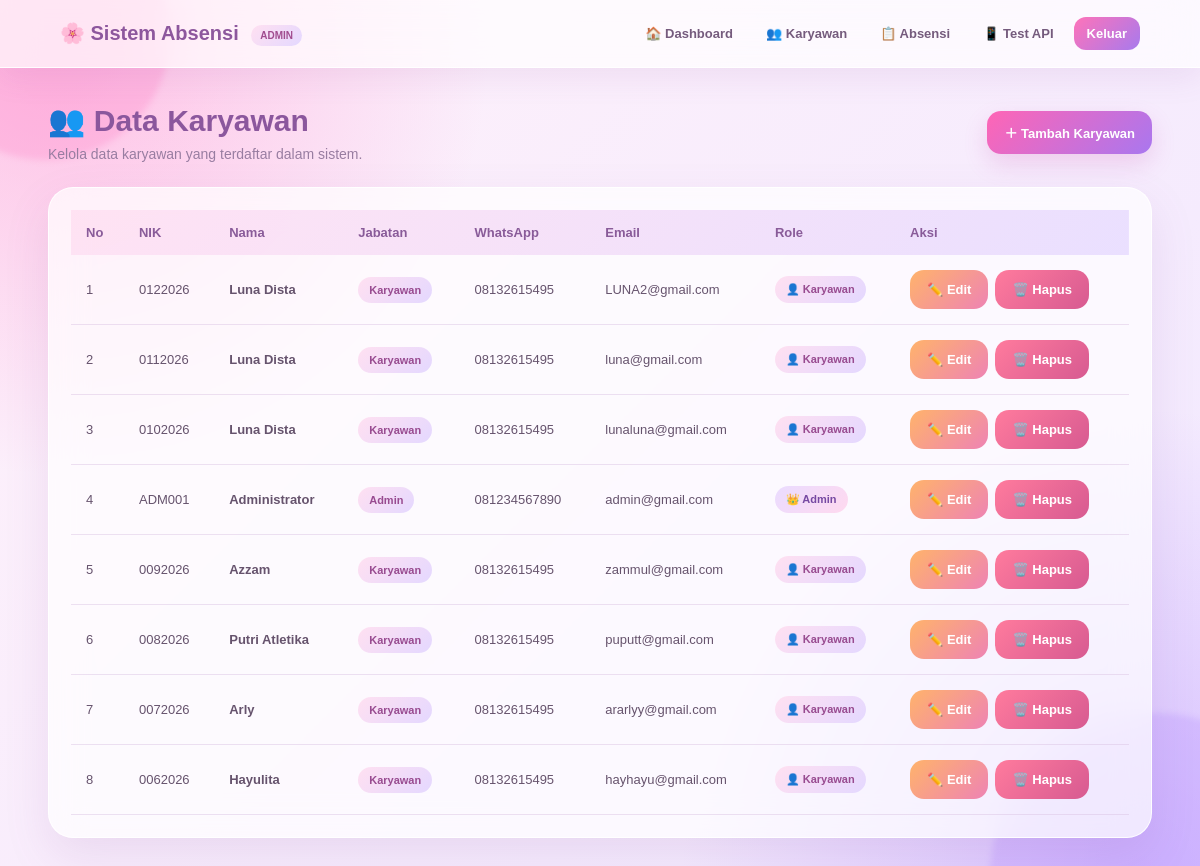
The app's page /karyawan/index.php (signed in) with its own data.
### tables this page shows
CREATE TABLE `karyawan` (
  `id` int(11) NOT NULL,
  `nik` varchar(50) NOT NULL,
  `nama` varchar(100) NOT NULL,
  `jabatan` varchar(100) NOT NULL,
  `no_hp` varchar(20) NOT NULL,
  `email` varchar(100) NOT NULL,
  `password` varchar(255) NOT NULL,
  `role` enum('admin','karyawan') NOT NULL DEFAULT 'karyawan',
  `created_at` timestamp NOT NULL DEFAULT current_timestamp()
);

### karyawan/index.php (the view, shortened to what this page needs)
<?php
require_once "../config/database.php";
$query = $conn->query("
    SELECT id, nik, nama, jabatan, no_hp, email, role, created_at
    FROM karyawan
    ORDER BY id DESC
");
?>
<!DOCTYPE html>
<html lang="id">
<head>
</head>
<body>
<nav class="navbar">
    <div class="logo">
        🌸 Sistem Absensi
        <span class="admin-label">
            ADMIN
        </span>
    </div>
    <div class="nav-links">
        <a href="../admin/index.php">
            🏠 Dashboard
        </a>
        <a href="index.php">
            👥 Karyawan
        </a>
        <a href="../absensi/index.php">
            📋 Absensi
        </a>
        <a href="../test_api.php">
            📱 Test API
        </a>
        <a
            href="../auth/logout.php"
            class="logout"
        >
            Keluar
        </a>
    </div>
</nav>
<div class="container">
    <div class="header">
        <div>
            <h1>
                👥 Data Karyawan
            </h1>
            <p>
                Kelola data karyawan yang terdaftar
                dalam sistem.
            </p>
        </div>
        <a
            href="tambah.php"
            class="btn btn-tambah"
        >
            ＋ Tambah Karyawan
        </a>
    </div>
    <div class="card">
        <?php if ($query->num_rows > 0): ?>
            <div class="table-wrapper">
                <table>
                    <thead>
                        <tr>
                            <th>No</th>
                            <th>NIK</th>
                            <th>Nama</th>
                            <th>Jabatan</th>
                            <th>WhatsApp</th>
                            <th>Email</th>
                            <th>Role</th>
                            <th>Aksi</th>
                        </tr>
                    </thead>
                    <tbody>
                        <?php $no = 1; ?>
                        <?php while ($row = $query->fetch_assoc()): ?>
                            <tr>
                                <td>
                                    <?= $no++; ?>
                                </td>
                                <td>
                                    <?= htmlspecialchars(
                                        $row["nik"]
                                    ); ?>
                                </td>
                                <td>
                                    <strong>
                                        <?= htmlspecialchars(
                                            $row["nama"]
                                        ); ?>
                                    </strong>
                                </td>
                                <td>
                                    <span class="badge">
                                        <?= htmlspecialchars(
                                            $row["jabatan"]
                                        ); ?>
                                    </span>
                                </td>
                                <td>
                                    <?= htmlspecialchars(
                                        $row["no_hp"]
                                    ); ?>
                                </td>
                                <td>
                                    <?= htmlspecialchars(
                                        $row["email"]
                                    ); ?>
                                </td>
                                <td>
                                    <span
                                        class="
                                            badge
                                            <?= $row["role"] === "admin"
                                                ? "badge-admin"
                                                : ""
                                            ?>
                                        "
                                    >
                                        <?= $row["role"] === "admin"
                                            ? "👑 Admin"
                                            : "👤 Karyawan"
                                        ?>
                                    </span>
                                </td>
                                <td>
                                    <div class="aksi">
                                        <a
                                            href="edit.php?id=<?= $row["id"]; ?>"
                                            class="btn btn-edit"
                                        >
                                            ✏️ Edit
                                        </a>
                                        <a
                                            href="hapus.php?id=<?= $row["id"]; ?>"
                                            class="btn btn-hapus"
                                            onclick="return confirm('Yakin ingin menghapus karyawan ini?');"
                                        >
                                            🗑️ Hapus
                                        </a>
                                    </div>
                                </td>
                            </tr>
                        <?php endwhile; ?>
                    </tbody>
                </table>
            </div>
        <?php endif; ?>
    </div>
</div>
</body>
</html>

### karyawan/index.php (style rules this page uses)
* { box-sizing: border-box; margin: 0; padding: 0; font-family: Arial, sans-serif; }
body { min-height: 100vh; color: #604b68; background: radial-gradient( circle at 5% 5%, rgba(255, 126, 199, .42), transparent 30% ), radial-gradient( circle at 95% 95%, rgba(171, 126, 255, .40), transparent 32% ), linear-gradient( 135deg, #fff1fa, #f0e8ff ); padding-bottom: 40px; }
body::before { content: ""; position: fixed; width: 250px; height: 250px; top: -90px; left: -80px; border-radius: 50%; background: rgba(255, 107, 188, .22); filter: blur(3px); z-index: -1; }
body::after { content: ""; position: fixed; width: 330px; height: 330px; right: -120px; bottom: -130px; border-radius: 50%; background: rgba(168, 125, 255, .22); filter: blur(3px); z-index: -1; }
.navbar { position: sticky; top: 0; z-index: 10; padding: 17px 5%; display: flex; justify-content: space-between; align-items: center; gap: 20px; background: rgba(255,255,255,.68); backdrop-filter: blur(18px); -webkit-backdrop-filter: blur(18px); border-bottom: 1px solid rgba(255,255,255,.9); box-shadow: 0 10px 30px rgba(145, 82, 168, .10); }
.logo { color: #8d579d; font-size: 20px; font-weight: bold; }
.admin-label { display: inline-block; margin-left: 7px; padding: 5px 9px; border-radius: 20px; background: linear-gradient( 135deg, #ffe0f1, #e4d8ff ); color: #a14c8f; font-size: 10px; vertical-align: middle; }
.nav-links { display: flex; gap: 7px; flex-wrap: wrap; }
.nav-links a { color: #755b7d; text-decoration: none; font-size: 13px; font-weight: bold; padding: 9px 13px; border-radius: 12px; transition: .2s; }
.nav-links .logout { background: linear-gradient( 135deg, #ff73b9, #a77aed ); color: white; }
.container { width: 92%; max-width: 1200px; margin: 35px auto; }
.header { display: flex; justify-content: space-between; align-items: center; gap: 20px; margin-bottom: 25px; }
.header h1 { color: #8b579d; font-size: 30px; margin-bottom: 8px; }
.header p { color: #987da1; font-size: 14px; }
.btn { display: inline-block; border: none; text-decoration: none; padding: 12px 17px; border-radius: 14px; color: white; font-size: 13px; font-weight: bold; cursor: pointer; transition: .2s; }
.btn-tambah { background: linear-gradient( 135deg, #ff65b5, #a977ef ); box-shadow: 0 10px 23px rgba(207, 80, 175, .20); }
.btn-edit { background: linear-gradient( 135deg, #ffb36b, #ee83b4 ); }
.btn-hapus { background: linear-gradient( 135deg, #ff7b9d, #d75a91 ); }
.card { background: rgba(255,255,255,.70); backdrop-filter: blur(18px); -webkit-backdrop-filter: blur(18px); border: 1px solid rgba(255,255,255,.9); border-radius: 25px; padding: 22px; box-shadow: 0 18px 45px rgba(145, 86, 166, .13); overflow: hidden; }
.table-wrapper { width: 100%; overflow-x: auto; }
table { width: 100%; min-width: 950px; border-collapse: collapse; }
thead { background: linear-gradient( 135deg, rgba(255,222,241,.80), rgba(229,217,255,.80) ); }
th { padding: 15px; text-align: left; color: #895b99; font-size: 13px; }
td { padding: 15px; font-size: 13px; color: #66536d; border-bottom: 1px solid rgba(215,191,224,.45); }
.badge { display: inline-block; padding: 7px 11px; border-radius: 30px; background: linear-gradient( 135deg, #ffe0f1, #e4d8ff ); color: #984b90; font-size: 11px; font-weight: bold; }
.badge-admin { background: linear-gradient( 135deg, #eadcff, #ffd9ef ); color: #7649a2; }
.aksi { display: flex; gap: 7px; flex-wrap: wrap; }

### records on screen
karyawan: nik "0122026", nama "Luna Dista", jabatan "Karyawan", no_hp "08132615495", email "LUNA2@gmail.com", role "👤 Karyawan"
karyawan: nik "0112026", nama "Luna Dista", jabatan "Karyawan", no_hp "08132615495", email "luna@gmail.com", role "👤 Karyawan"
karyawan: nik "0102026", nama "Luna Dista", jabatan "Karyawan", no_hp "08132615495", email "lunaluna@gmail.com", role "👤 Karyawan"
karyawan: nik "ADM001", nama "Administrator", jabatan "Admin", no_hp "081234567890", email "admin@gmail.com", role "👑 Admin"
karyawan: nik "0092026", nama "Azzam", jabatan "Karyawan", no_hp "08132615495", email "zammul@gmail.com", role "👤 Karyawan"
karyawan: nik "0082026", nama "Putri Atletika", jabatan "Karyawan", no_hp "08132615495", email "puputt@gmail.com", role "👤 Karyawan"
karyawan: nik "0072026", nama "Arly", jabatan "Karyawan", no_hp "08132615495", email "ararlyy@gmail.com", role "👤 Karyawan"
karyawan: nik "0062026", nama "Hayulita", jabatan "Karyawan", no_hp "08132615495", email "hayhayu@gmail.com", role "👤 Karyawan"
